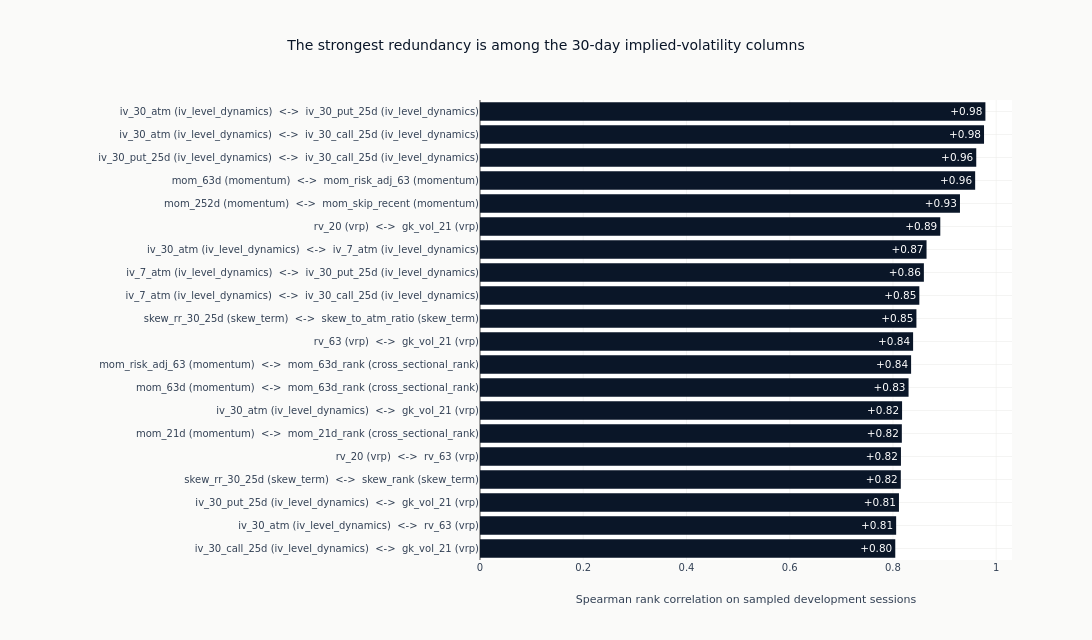

Here is the notebook cell this chart was saved with:
### Markdown cell above
### The Strongest Redundant Pairs

Ranked pairs rather than the full matrix: the question the section asks is which
two candidates are the same evidence entered twice, and a full heatmap answers it
only if the reader can still read the tick labels. Each bar names both members
and the family each belongs to, so a pair inside one family and a pair spanning
two are distinguishable - the second kind is what a family-by-family selection
would miss.

### Code cell
RANKED_PAIRS = 20
if high_corr_pairs:
    ranked = sorted(high_corr_pairs, key=lambda pair: abs(pair[2]), reverse=True)[:RANKED_PAIRS]
    pair_labels = [
        f"{left} ({families.get(left, 'other')})  <->  {right} ({families.get(right, 'other')})"
        for left, right, _ in ranked
    ]
    pair_values = [value for _, _, value in ranked]
    cross_family = sum(
        families.get(left, "other") != families.get(right, "other") for left, right, _ in ranked
    )
    fig = go.Figure(
        go.Bar(
            x=list(reversed(pair_values)),
            y=list(reversed(pair_labels)),
            orientation="h",
            marker_color=[
                COLORS["blue"] if value > 0 else COLORS["copper"] for value in reversed(pair_values)
            ],
            text=[f"{value:+.2f}" for value in reversed(pair_values)],
            textposition="inside",
        )
    )
    fig.update_layout(
        title="The strongest redundancy is among the 30-day implied-volatility columns",
        xaxis_title="Spearman rank correlation on sampled development sessions",
        height=640,
        width=1150,
        margin={"l": 480},
        showlegend=False,
    )
    fig.show()
    print(f"Of the {len(ranked)} strongest pairs, {cross_family} span two families")

### Figure 1 — Plotly figure (JSON) as saved in the notebook; plotly's stock layout.template omitted (floating-point values rounded to 4 significant figures)
{"data": [{"marker": {"color": ["#0a1628", "#0a1628", "#0a1628", "#0a1628", "#0a1628", "#0a1628", "#0a1628", "#0a1628", "#0a1628", "#0a1628", "#0a1628", "#0a1628", "#0a1628", "#0a1628", "#0a1628", "#0a1628", "#0a1628", "#0a1628", "#0a1628", "#0a1628"]}, "orientation": "h", "text": ["+0.80", "+0.81", "+0.81", "+0.82", "+0.82", "+0.82", "+0.82", "+0.83", "+0.84", "+0.84", "+0.85", "+0.85", "+0.86", "+0.87", "+0.89", "+0.93", "+0.96", "+0.96", "+0.98", "+0.98"], "textposition": "inside", "type": "bar", "x": [0.8045, 0.8062, 0.8116, 0.8152, 0.8155, 0.8172, 0.8177, 0.8302, 0.8351, 0.839, 0.8455, 0.8511, 0.8599, 0.8651, 0.8917, 0.9298, 0.9593, 0.9614, 0.9764, 0.9791], "y": ["iv_30_call_25d (iv_level_dynamics)  <->  gk_vol_21 (vrp)", "iv_30_atm (iv_level_dynamics)  <->  rv_63 (vrp)", "iv_30_put_25d (iv_level_dynamics)  <->  gk_vol_21 (vrp)", "skew_rr_30_25d (skew_term)  <->  skew_rank (skew_term)", "rv_20 (vrp)  <->  rv_63 (vrp)", "mom_21d (momentum)  <->  mom_21d_rank (cross_sectional_rank)", "iv_30_atm (iv_level_dynamics)  <->  gk_vol_21 (vrp)", "mom_63d (momentum)  <->  mom_63d_rank (cross_sectional_rank)", "mom_risk_adj_63 (momentum)  <->  mom_63d_rank (cross_sectional_rank)", "rv_63 (vrp)  <->  gk_vol_21 (vrp)", "skew_rr_30_25d (skew_term)  <->  skew_to_atm_ratio (skew_term)", "iv_7_atm (iv_level_dynamics)  <->  iv_30_call_25d (iv_level_dynamics)", "iv_7_atm (iv_level_dynamics)  <->  iv_30_put_25d (iv_level_dynamics)", "iv_30_atm (iv_level_dynamics)  <->  iv_7_atm (iv_level_dynamics)", "rv_20 (vrp)  <->  gk_vol_21 (vrp)", "mom_252d (momentum)  <->  mom_skip_recent (momentum)", "mom_63d (momentum)  <->  mom_risk_adj_63 (momentum)", "iv_30_put_25d (iv_level_dynamics)  <->  iv_30_call_25d (iv_level_dynamics)", "iv_30_atm (iv_level_dynamics)  <->  iv_30_call_25d (iv_level_dynamics)", "iv_30_atm (iv_level_dynamics)  <->  iv_30_put_25d (iv_level_dynamics)"]}], "layout": {"height": 640, "margin": {"l": 480}, "showlegend": false, "title": {"text": "The strongest redundancy is among the 30-day implied-volatility columns"}, "width": 1150, "xaxis": {"title": {"text": "Spearman rank correlation on sampled development sessions"}}}}
